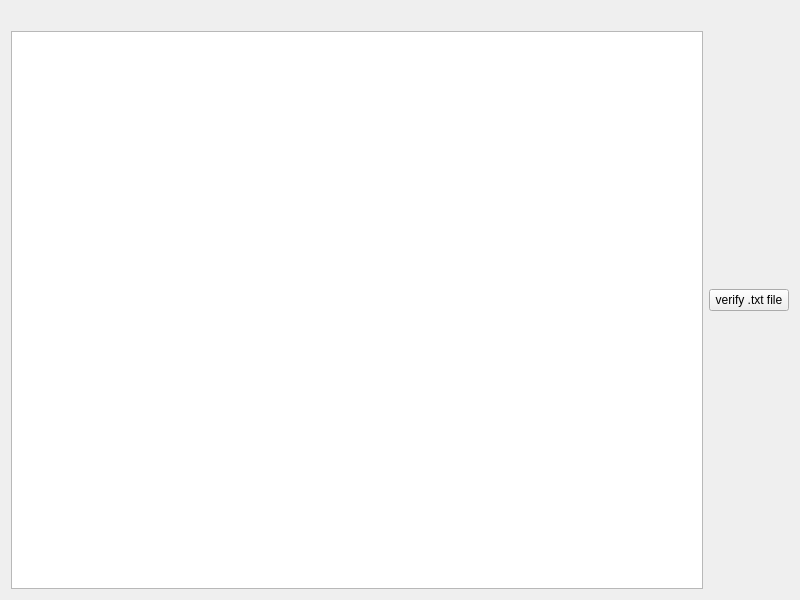
<?xml version="1.0" encoding="UTF-8"?>
<ui version="4.0">
 <class>Widget</class>
 <widget class="QWidget" name="Widget">
  <property name="geometry">
   <rect>
    <x>0</x>
    <y>0</y>
    <width>800</width>
    <height>600</height>
   </rect>
  </property>
  <property name="windowTitle">
   <string>Widget</string>
  </property>
  <layout class="QHBoxLayout" name="horizontalLayout_2">
   <item>
    <layout class="QHBoxLayout" name="horizontalLayout">
     <item>
      <layout class="QVBoxLayout" name="verticalLayout">
       <item>
        <widget class="QLabel" name="label">
         <property name="text">
          <string/>
         </property>
        </widget>
       </item>
       <item>
        <widget class="QPlainTextEdit" name="plainTextEdit"/>
       </item>
      </layout>
     </item>
     <item>
      <widget class="QPushButton" name="pushButton">
       <property name="text">
        <string>verify .txt file</string>
       </property>
      </widget>
     </item>
    </layout>
   </item>
  </layout>
 </widget>
 <resources/>
 <connections/>
</ui>
